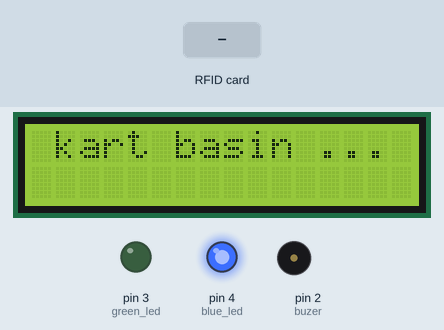
This sketch was run on a simulated Arduino Uno, built with avr-gcc and run on an emulated ATmega328P. Shown: 16×2 character LCD, output pins drawn as LEDs (lit = HIGH), buzzer (waves = sounding, pin HIGH). The test bench sets the inputs (shaded band). Pins used as bus, display or sensor lines are not drawn.

Above: at 1.3 s.
1.4 s: RFID card 5E 7A 19 C4 held to the reader
At 2.8 s:
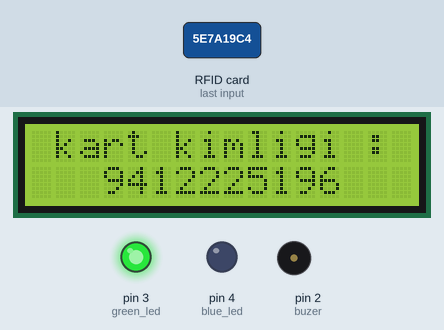
Timing chart, 0 to 5.1 s (numbered marks = the images above; inputs shaded):
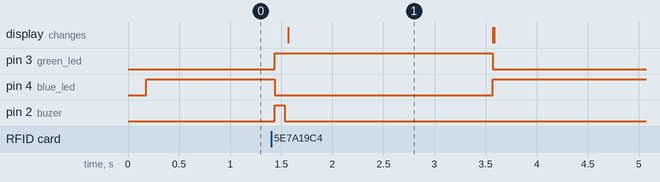

Measured:
- after the input at 1.4 s, pin 3 (green_led): LOW → HIGH at once, → LOW 2.1 s later; pin 4 (blue_led): HIGH → LOW at once, → HIGH 2.1 s later; pin 2 (buzer): LOW → HIGH at once, → LOW 0.10 s later; the display: changes after 0.17 s (image 1)
- what the display in image 1 shows lasts 2.0 s, from 1.6 s to 3.6 s

The sketch:

rfid_read_uid_number_lcd_buzer.ino
```cpp
#include <SPI.h> // SPI
#include <MFRC522.h> // RFID
#include <Wire.h>
#include <LiquidCrystal_I2C.h>

LiquidCrystal_I2C lcd = LiquidCrystal_I2C(0x27, 16, 2);

#define SS_PIN 10
#define RST_PIN 9

//led and buzer pin
int green_led = 3;
int blue_led = 4;
int buzer = 2;

// Déclaration
MFRC522 rfid(SS_PIN, RST_PIN);

// Tableau contentent l'ID
byte nuidPICC[4];
int UID_int[4];
String UID_char[4];

void setup()
{
  pinMode(buzer,OUTPUT);
  pinMode(green_led,OUTPUT);
  pinMode(blue_led,OUTPUT);
  lcd.init();
  lcd.backlight();
  lcd.begin (16, 2);
  // Init RS232
  //Serial.begin(9600);

  // Init SPI bus
  SPI.begin();

  // Init MFRC522
  rfid.PCD_Init();
}

void loop()
{
  digitalWrite(blue_led,1);
  digitalWrite(green_led,0);
  lcd.setCursor(1, 0);
  lcd.print("kart basin ...");
  // Initialisé la boucle si aucun badge n'est présent
  if ( !rfid.PICC_IsNewCardPresent())
    return;

  // Vérifier la présence d'un nouveau badge
  if ( !rfid.PICC_ReadCardSerial())
    return;

  // Enregistrer l'ID du badge (4 octets)
  for (byte i = 0; i < 4; i++)
  {
    nuidPICC[i] = rfid.uid.uidByte[i];
  }
  //convert uid number byte to int after convert it to string
    for (int i = 0; i < 4; i++)
  {
    UID_int[i] = nuidPICC[i];
    UID_char[i] = String(UID_int[i]);
  }
  // concatenation of all string of uid
  String UID_string = UID_char[0]+UID_char[1]+UID_char[2]+UID_char[3];
//print uid character
  digitalWrite(buzer,1);
  digitalWrite(blue_led,0);
  digitalWrite(green_led,1);
  delay(100);
  digitalWrite(buzer,0);
  lcd.setCursor(1, 0);
  lcd.print("kart kimligi :          ");
  lcd.setCursor(3, 1);
  lcd.print(UID_string);
  delay(2000);
  //Serial.println();
  // Re-Init RFID
  rfid.PICC_HaltA(); // Halt PICC
  rfid.PCD_StopCrypto1(); // Stop encryption on PCD
  lcd.clear();
}
```
